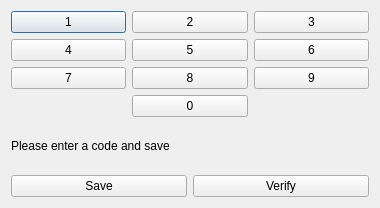
<?xml version="1.0" encoding="UTF-8"?>
<ui version="4.0">
 <class>Dialog</class>
 <widget class="QDialog" name="Dialog">
  <property name="geometry">
   <rect>
    <x>0</x>
    <y>0</y>
    <width>380</width>
    <height>208</height>
   </rect>
  </property>
  <property name="windowTitle">
   <string>Dialog</string>
  </property>
  <layout class="QVBoxLayout" name="verticalLayout">
   <item>
    <layout class="QGridLayout" name="gridLayout">
     <item row="0" column="0">
      <widget class="QPushButton" name="btnOne">
       <property name="text">
        <string>1</string>
       </property>
      </widget>
     </item>
     <item row="0" column="1">
      <widget class="QPushButton" name="btnTwo">
       <property name="text">
        <string>2</string>
       </property>
      </widget>
     </item>
     <item row="0" column="2">
      <widget class="QPushButton" name="btnThree">
       <property name="text">
        <string>3</string>
       </property>
      </widget>
     </item>
     <item row="1" column="0">
      <widget class="QPushButton" name="btnFour">
       <property name="text">
        <string>4</string>
       </property>
      </widget>
     </item>
     <item row="1" column="1">
      <widget class="QPushButton" name="btnFIve">
       <property name="text">
        <string>5</string>
       </property>
      </widget>
     </item>
     <item row="1" column="2">
      <widget class="QPushButton" name="btnSix">
       <property name="text">
        <string>6</string>
       </property>
      </widget>
     </item>
     <item row="2" column="0">
      <widget class="QPushButton" name="btnSeven">
       <property name="text">
        <string>7</string>
       </property>
      </widget>
     </item>
     <item row="2" column="1">
      <widget class="QPushButton" name="btnEight">
       <property name="text">
        <string>8</string>
       </property>
      </widget>
     </item>
     <item row="2" column="2">
      <widget class="QPushButton" name="btnNine">
       <property name="text">
        <string>9</string>
       </property>
      </widget>
     </item>
     <item row="3" column="1">
      <widget class="QPushButton" name="btnZero">
       <property name="text">
        <string>0</string>
       </property>
      </widget>
     </item>
    </layout>
   </item>
   <item>
    <widget class="QLabel" name="lblNotify">
     <property name="text">
      <string>Please enter a code and save</string>
     </property>
    </widget>
   </item>
   <item>
    <layout class="QHBoxLayout" name="horizontalLayout">
     <item>
      <widget class="QPushButton" name="btnSave">
       <property name="text">
        <string>Save</string>
       </property>
      </widget>
     </item>
     <item>
      <widget class="QPushButton" name="btnVerify">
       <property name="text">
        <string>Verify</string>
       </property>
      </widget>
     </item>
    </layout>
   </item>
  </layout>
 </widget>
 <resources/>
 <connections/>
</ui>
